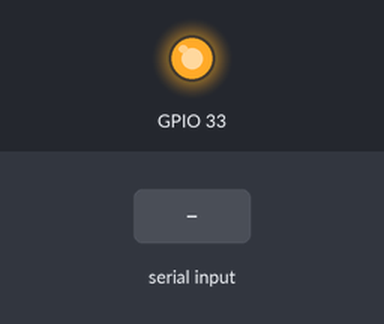
Recording of a program running on a simulated ESP32. Parts: output pins drawn as LEDs (lit = HIGH). The test bench sets the inputs (shaded band). What the program prints to the serial monitor is not drawn.

Above: at 1.2 s.
1.3 s: "90,45\n" received over the second serial link
At 11.4 s:
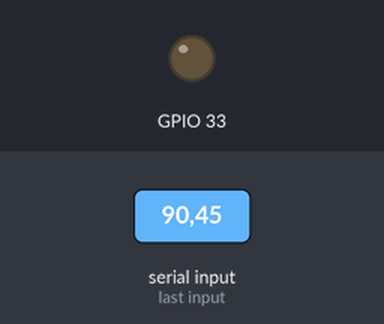
Timing chart, 0 to 26.5 s (numbered marks = the images above; inputs shaded):
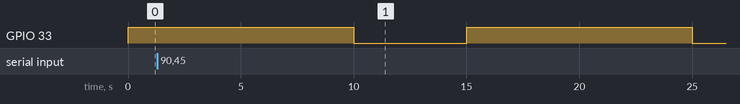

The program:

main.cpp
```cpp
#include <Arduino.h>
#include "maxbotixSonar.h"

#define SONAR_RX GPIO_NUM_14 // Sonar sensor receive pin
#define SONAR_TX GPIO_NUM_32 // Sonar sensor transmit pin
#define SONAR_EN GPIO_NUM_33 //Sonar measurements are disabled when this pin is pulled low

uint8_t state = 0;
uint32_t start;

// Construct an object
MaxbotixSonar mySonar(&Serial1, SONAR_RX, SONAR_TX, SONAR_EN);

void setup()
{
  Serial.begin(115200);
  while(!Serial);
  Serial.println("Starting!");
}

void loop()
{
  if (state == 0) // Begin
  {
    Serial.println("Starting up");
    mySonar.begin();

    start = millis();
    state = 1;
  }

  else if (state == 1) // Check available
  {
    if (mySonar.available()) state = 2;
    if ((millis()-start) > 10000) state = 3;
  }

  else if (state == 2) // Measure
  {
    Serial.println(mySonar.measure());
    state = 1;
  }

  else if (state == 3) // Sleep
  {
    Serial.println("Going to sleep!");
    mySonar.sleep();
    delay(5000);
    state = 0;
  }
}
```

maxbotixSonar.cpp
```cpp
// (licence header left out)
#include <Arduino.h>
#include "maxbotixSonar.h"

/**
 * @brief A constructor for the Maxbotix Sonar class
 *
 * @param ser A reference to a serial object
 * @param rxPin The RX pin for the serial port
 * @param txPin The TX pin for the serial port
 * @param enPin The enable pin for the sensor
 * @return MaxbotixSonar A class object
 */
MaxbotixSonar :: MaxbotixSonar(HardwareSerial *ser, gpio_num_t rxPin, gpio_num_t txPin, gpio_num_t enPin)
{
    serialPort = ser;
    RX = rxPin;
    TX = txPin;
    EN = enPin;
}

/**
 * @brief An initializer for a sonar object
 *
 */
void MaxbotixSonar :: begin(void)
{
    gpio_hold_dis(EN);
    pinMode(EN, OUTPUT);
    digitalWrite(EN, HIGH); //Hold high to enable measuring with sonar
    serialPort->begin(MONITOR_SPEED, SERIAL_8N1, RX, TX);
}

/**
 * @brief A method to put the sensor to sleep
 *
 */
void MaxbotixSonar :: sleep(void)
{
    digitalWrite(EN, LOW);
    gpio_hold_en(EN);
}

/**
 * @brief A method to check for new available data
 *
 * @return true Indicates new data is available
 * @return false Indicates no new data is available
 */
bool MaxbotixSonar :: available(void)
{
    serialPort->flush();
    return serialPort->available();
}

/**
 * @brief A method to obtain a distance measurement from the sensor
 *
 * @return int32_t distance in millimeters
 */
int32_t MaxbotixSonar :: measure(void)
{
    char inData[5] = {0}; //char array to read data into

    // Maxbotix reports "Rxxxx\L", where xxxx is a 4 digit mm distance, '\L' is carriage return
    // a measurement is 6 bytes
    if(serialPort->available() <= 5) return -1;
    //Measurements begin with 'R'
    while(serialPort->read() != 'R')
    {
        if(serialPort->available() <= 5) return -2;
    }

    serialPort->readBytes(inData, 4);
    if(serialPort->read() != 13) return -3; //check and discard carriage return

    // Convert character array to an integer number
    uint32_t result = atoi(inData);

    // Turn on LED if measuring properly
    // Maxbotix reports 500 if object is too close and 9999 is too far
    // Or you'll get 0 if wired improperly
    if ((result > 500) and (result < 9999))  digitalWrite(LED_BUILTIN, HIGH);
    else digitalWrite(LED_BUILTIN, LOW);

    return result;
}
```

maxbotixSonar.h
```cpp
// (licence header left out)
#include <Arduino.h>

class MaxbotixSonar
{
    protected:
        // Any protected class variables go here
        uint8_t LED_BUILTIN = GPIO_NUM_2; ///< Builtin LED pin for MCU
        uint16_t MONITOR_SPEED = 9600; ///< Serial port baud rate
        HardwareSerial* serialPort; ///< A pointer to a serial object

        gpio_num_t RX;
        gpio_num_t TX;
        gpio_num_t EN;

    public:
        // Public class attributes and methods

        MaxbotixSonar(HardwareSerial *ser, gpio_num_t rxPin, gpio_num_t txPin, gpio_num_t enPin); ///< Constructor

        void begin(void); ///< A method to initialize the class objects
        void sleep(void); ///< A method to put the sensor to sleep
        bool available(void); ///< A method to check for measurement availabilty
        int32_t measure(void); ///< A method for taking sonar measurements
};
```
